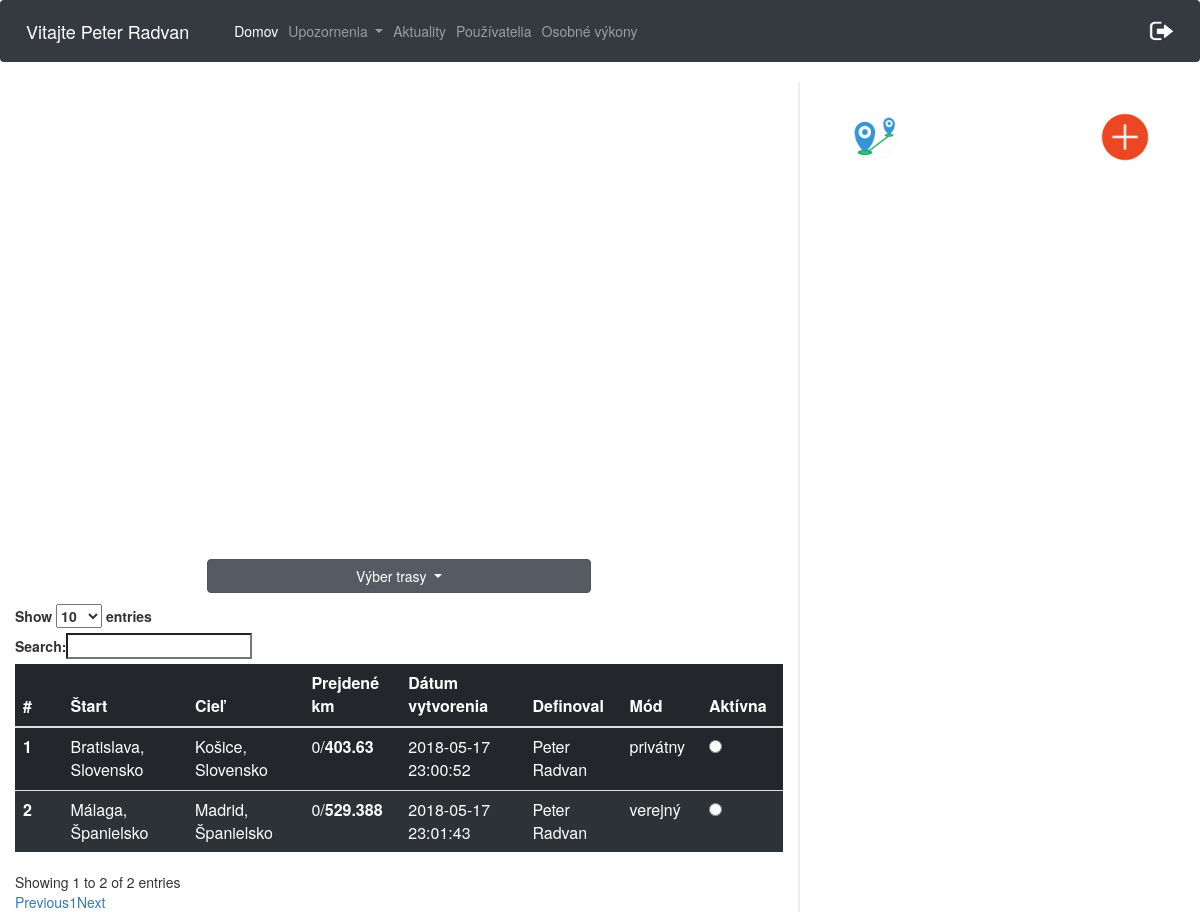
The page /cesty.php (signed in) on the database its author committed.
### tables this page shows
CREATE TABLE `pouzivatelia` (
  `id` int(11) NOT NULL,
  `meno` varchar(20) NOT NULL,
  `priezvisko` varchar(20) NOT NULL,
  `email` varchar(40) NOT NULL,
  `heslo` varchar(60) NOT NULL,
  `stredna_skola` varchar(40) NOT NULL,
  `stredna_skola_adresa` varchar(60) NOT NULL,
  `ulica` varchar(40) NOT NULL,
  `psc` varchar(10) NOT NULL,
  `obec` varchar(40) NOT NULL,
  `rola` varchar(10) NOT NULL DEFAULT 'user',
  `odoberatel` tinyint(1) NOT NULL DEFAULT '0',
  `prve_prihlasenie` int(11) NOT NULL DEFAULT '0',
  `nazovtimu` varchar(50) DEFAULT NULL
);

CREATE TABLE `trasa_pouzivatel` (
  `id` int(11) NOT NULL,
  `id_pouzivatel` int(11) NOT NULL,
  `id_trasa` int(11) NOT NULL,
  `prejdene_km` int(11) NOT NULL,
  `aktivna_trasa` int(11) NOT NULL
);

CREATE TABLE `trasa` (
  `id` int(10) UNSIGNED NOT NULL,
  `start_nazov` varchar(50) NOT NULL,
  `start_lat` varchar(20) NOT NULL,
  `start_long` varchar(20) NOT NULL,
  `ciel_nazov` varchar(50) NOT NULL,
  `ciel_lat` varchar(20) NOT NULL,
  `ciel_long` varchar(20) NOT NULL,
  `celkove_km` double NOT NULL,
  `datum_vytvorenia` datetime NOT NULL,
  `mod_trasy` varchar(20) NOT NULL,
  `id_user` int(11) NOT NULL,
  `vytvoril` varchar(100) NOT NULL
);

### cesty.php (the view, shortened to what this page needs)
<html>
<head>
    <link rel="stylesheet" href="https://maxcdn.bootstrapcdn.com/bootstrap/4.0.0/css/bootstrap.min.css">
    <link rel="stylesheet" type="text/css" href="https://maxcdn.bootstrapcdn.com/bootstrap/3.3.7/css/bootstrap.min.css">
    <link rel="stylesheet" type="text/css" href="https://cdn.datatables.net/1.10.16/css/dataTables.bootstrap.min.css">
    <link rel="stylesheet" href="./css/cesty.css">
</head>
<body>
<nav class="navbar navbar-expand-lg  navbar-dark bg-dark">
        <span class="navbar-brand" >
            <?php
            $conn = new mysqli($servername, $username, $password, $dbname);
            $conn->set_charset("UTF8");
            $email= $_SESSION['email'];
            $query="SELECT meno, priezvisko from pouzivatelia WHERE email='$email'";
            $result = mysqli_query($conn,$query);
            while ($data = mysqli_fetch_array($result)){
                echo "Vitajte ".$data['meno']." ".$data['priezvisko'];
            }
            ?>
        </span>
    <div class="collapse navbar-collapse" id="navbarSupportedContent">
        <ul class="navbar-nav mr-auto">
            <li class="nav-item active">
                <a class="nav-link" href="cesty.php">Domov</a>
            </li>
            <li class="nav-item dropdown">
                <a class="nav-link dropdown-toggle" href="#" id="navbarDropdown" role="button" data-toggle="dropdown" aria-haspopup="true" aria-expanded="false">
                    Upozornenia
                </a>
            </li>
            <li class="nav-item">
                <a class="nav-link" href="aktuality.php">
                    Aktuality
                </a>
            </li>
            <li class="nav-item" id="registracia" style="display: none;">
                <a class="nav-link" href="registraciaPouzivatela.php">
                    Používatelia
                </a>
            </li>
            <li class="nav-item" id="osobneVykony" style="display: inline;">
                <a class="nav-link" href="osobneVykony.php">
                    Osobné výkony
                </a>
            </li>
        </ul>
        <ul class="nav navbar-nav navbar-right">
            <li><a href="aktuality.php?odhlasenie='1'"><img src="logOut.png" width="25px" height="20px"></a></li>
        </ul>
    </div>
</nav>
<div class="row">
    <div class="col-8 leftCol">
        <div id="myMap" style="height: 400px; width: 70%"></div>
        <div class="dropdown show " id="trasyId">
            <a class="btn btn-secondary dropdown-toggle" href="#" role="button" id="dropdownMenuLink" data-toggle="dropdown" aria-haspopup="true" aria-expanded="false">
                Výber trasy
            </a>
            <?php
            $conn = new mysqli($servername, $username, $password, $dbname);
            $conn->set_charset("UTF8");
            $idU = $_SESSION['id'];
            $sql = "SELECT trasa.id as tid, pouzivatelia.id, trasa.start_nazov, trasa.ciel_nazov, trasa_pouzivatel.prejdene_km, trasa.celkove_km, trasa.datum_vytvorenia, trasa_pouzivatel.aktivna_trasa, trasa.mod_trasy, trasa.vytvoril
                    FROM trasa_pouzivatel
                    INNER JOIN trasa ON trasa.id = trasa_pouzivatel.id_trasa
                    INNER JOIN pouzivatelia on pouzivatelia.id = trasa_pouzivatel.id_pouzivatel
                    WHERE trasa_pouzivatel.id_pouzivatel = $idU ORDER BY aktivna_trasa DESC";
            ?>
        </div>
        <table class="table table-dark" id="privatneTrasy">
            <thead>
            <tr>
                <th scope="col">#</th>
                <th scope="col">Štart</th>
                <th scope="col">Cieľ</th>
                <th scope="col">Prejdené km</th>
                <th scope="col">Dátum vytvorenia</th>
                <th scope="col">Definoval</th>
                <th scope="col">Mód</th>
                <th scope="col">Aktívna</th>
            </tr>
            </thead>
            <tbody>
            <?php
            $i = 1;
            if ($result = $conn->query($sql)) {
                while ($row = $result->fetch_object()) {
                    echo "<tr>";
                    echo "<th scope='row'>$i <span class='spanId' >$row->id</span><span class='spanTid' >$row->tid</span></th>";
                    echo "<td>$row->start_nazov</td>";
                    echo "<td>$row->ciel_nazov</td>";
                    echo "<td>$row->prejdene_km/<b>$row->celkove_km</b></td>";
                    echo "<td>$row->datum_vytvorenia</td>";
                    echo "<td>$row->vytvoril</td>";
                    echo "<td>$row->mod_trasy</td>";
                    if($row->aktivna_trasa > 0){
                        echo "<td><input onclick='check($i)' class='radio' type='radio' checked> </td>";
                    }
                    else{
                        echo "<td><input onclick='check($i)' class='radio' type='radio' ></td>";
                    }
                    echo "</tr>";
                    $i++;
                }
            }
            ?>
            </tbody>
        </table>
    </div>
    <div class="col-4 rightCol">
        <img src="img/add.png" id="privateBtn" class="addBtn" alt="add">
        <img src="img/distance.png" id="distanceBtn" class="addBtn" alt="add">
        </div>
    </div>
</body>
</html>

### css/cesty.css (style rules this page uses)
.leftCol { border-right: 2px solid #eee !important; }
.row { box-sizing: border-box !important; margin:0; }
#myMap { margin: 5% auto; }
#dropdownMenuLink { width:100% !important; margin-bottom:3% !important; }
#trasyId { margin: 0 auto; width:50% !important; }
.addBtn { position: absolute; top:30px; right:50px; width: 50px; height:50px; transition: all 0.3s linear; border-radius: 50%; }
.addBtn:nth-child(2) { right:110px; }
#distanceBtn { left:50px; }
#privatneTrasy tr { background: rgba(50,56,62,0.7); }
#privatneTrasy tr:first-child { background: rgba(50,56,62,0.1); }

### rows shown on the page
pouzivatelia: meno "Peter", priezvisko "Radvan"
trasa_pouzivatel: id_trasa.start_nazov "Bratislava, Slovensko", id_trasa.ciel_nazov "Košice, Slovensko", prejdene_km "0", id_trasa.celkove_km "403.63", id_trasa.datum_vytvorenia "2018-05-17 23:00:52", id_trasa.vytvoril "Peter Radvan", id_trasa.mod_trasy "privátny"
trasa_pouzivatel: id_trasa.start_nazov "Málaga, Španielsko", id_trasa.ciel_nazov "Madrid, Španielsko", prejdene_km "0", id_trasa.celkove_km "529.388", id_trasa.datum_vytvorenia "2018-05-17 23:01:43", id_trasa.vytvoril "Peter Radvan", id_trasa.mod_trasy "verejný"
